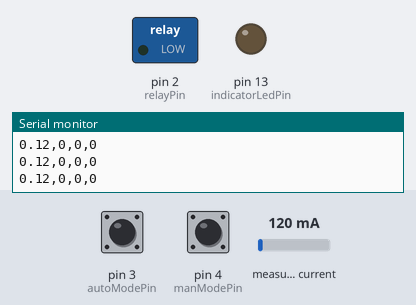
This sketch was run on a simulated Arduino Uno, built with avr-gcc and run on an emulated ATmega328P. Shown: switched loads named in the sketch (green lamp = pin HIGH), output pins drawn as LEDs (lit = HIGH), the last lines printed to the serial monitor. Inputs (shaded band) come from the test bench; at power-on: pin 4 (manModePin) HIGH, pin 3 (autoModePin) HIGH, measured current 120 mA.

Above: at 3.2 s.
3.3 s: pin 4 (manModePin) pulled LOW for 0.15 s
At 3.37 s:
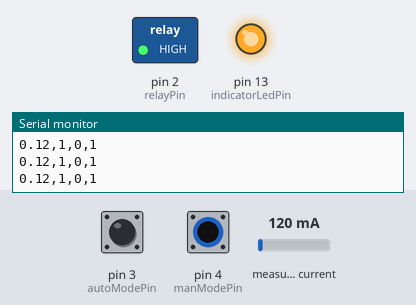
4.9 s: pin 4 (manModePin) pulled LOW for 3.2 s
At 9.5 s:
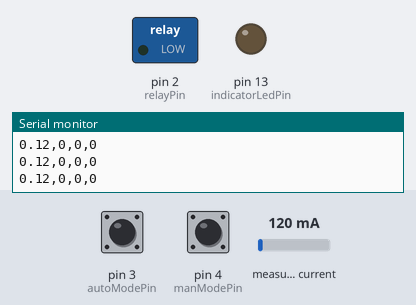
Timing chart, 0 to 11.0 s (numbered marks = the images above; inputs shaded):
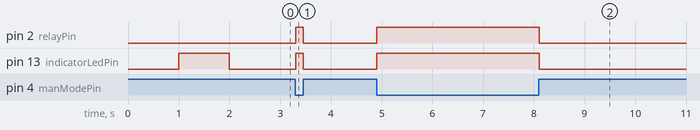

The sketch:

_20180331_133300_Dust-colection-v2.0.ino
```cpp
// (licence header left out)
////////////////////////////////////////////////////////////////////
//                       USER EDITABLE PART                       //
////////////////////////////////////////////////////////////////////

//general definitions are done here change them to your needs
#include "ACS712.h"                                //includes the needed library to run the sensor (link to the library can be found at the top of the sketch)
//#define sensorType ACS712_05B                      //uncomment the type of ACS712 you have and comment the other 2
//#define sensorType ACS712_20A                      //uncomment the type of ACS712 you have and comment the other 2
#define sensorType ACS712_30A                      //uncomment the type of ACS712 you have and comment the other 2
#define DEBUG true                                 //enables/disables the debugging output printing all internal values that can be useful to find bugs or wiring mistakes like a permanently grounded switch
#define baud 9600                                  //defines the speed of communication used for the debugging interface (only needed if debug=true)
#define treshold 0.4                               //defines the minimum current for the arduino to toggle the relay when running automatic mode
#define frequency 50                               //sets the frequency of the power grid in your region
#define relayTriggerLevel HIGH                     //determines the behaviour of the relay when it gets triggered (if your relay activates when recieving a high signal set the flag to HIGH if not set it to LOW)
//#define turnOnTimeout 1000                         //uncomment this if you want the relay to activate delayed to the machine (this only affects the automatic mode)
//#define turnOffTimeout 5000                        //uncomment this if you want the relay to deactivate delayed to the machine in order to let dust exit the piping system to prevent blocking of the pipes(this only affects the automatic mode)

//all external devices are adressed to their connented pins in this section
#define indicatorLedPin LED_BUILTIN                //defines on which digital pin a visual indicator is attached, but because most arduino boards feature a onboard led (most times on pin 13) the variable LED_BUILTIN can be used to adress this led
#define relayPin 2                                 //defines to which digital pin the relay is attached
#define autoModePin 3                              //defines at which digital pin the switch (connecting the pin to GND) that is needed to activate the auto mode is attatched
#define manModePin 4                               //defines at which digital pin the switch (connecting the pin to GND) that is needed to activate the manual mode is attatched
#define sensorPin A0                               //defines at which ANALOG input pin the ACS712 sensor is attached

////////////////////////////////////////////////////////////////////
//DONT CHANGE ANYTHING FROM HERE UNLES YOU KNOW WHAT YOU ARE DOING//
////////////////////////////////////////////////////////////////////
#define Serial if(DEBUG)Serial                    //this piece allows writing serial commands without caring about the state of the debug flag each time you use Serial.___(found at https://forum.arduino.cc/index.php?topic=155268.0)
ACS712 sensor(sensorType, sensorPin);             //the acs712 library gets initialized here and also declares that any corresponding function starts with sensor.___

//global variables are declared here
bool state = 0;                                   //this variable is used to store the curent state of the relais (useful for debugging)
bool lastState = 0;                               //this variable is used to determine if a turnOnTimeout or TurnOffTimeOut has to be executed relating to the fact that it has been previously executed or not

void setup () {
  Serial.begin(baud);
//input/output declarations (all inputs have an active pullup resistor so you need to switch them to gnd)
  pinMode(indicatorLedPin, OUTPUT);
  pinMode(relayPin, OUTPUT);
  pinMode(autoModePin, INPUT_PULLUP);
  pinMode(manModePin, INPUT_PULLUP);
  digitalWrite(indicatorLedPin, LOW);
//pause for 1 second and start calibrating the sensor (indicated by the onboard led), then wait another second and enter the looping program flow
  delay(1000);
  digitalWrite(indicatorLedPin, HIGH);
  float zeroPoint = sensor.calibrate();
  Serial.print("Zero point for sensor is ");
  Serial.print(zeroPoint);
  delay(1000);
  digitalWrite(indicatorLedPin, LOW);
}
//this function is only used to short digitalRead(__) to a quick DRead(__) and to invert the values coming in so that when a switch is closed the value is 1 and not 0
bool DRead(int pin) {
  bool val = digitalRead(pin);
  return !val;
}
//now follows the debugging function used to output several internal values of the arduino
void printString(float current, bool autoMode, bool manMode, bool state) {
  Serial.print(current);
  Serial.print(",");
  Serial.print(manMode);
  Serial.print(",");
  Serial.print(autoMode);
  Serial.print(",");
  Serial.println(state);
}
void set(bool state) {
  int val = state;
  digitalWrite(indicatorLedPin, state);
  if (val == 1) val = relayTriggerLevel;
  else val = !relayTriggerLevel;
//now follows the control structure for turnOn-/Off-Timeout
  if (state == lastState);
  else if (state > lastState) {
    #ifdef turnOnTimeout
    delay(turnOnTimeout);
    #endif
  }
  else if (state < lastState) {
    #ifdef turnOffTimeout
    delay(turnOffTimeout);
    #endif
  }
//and now the value is written to the relay
  digitalWrite(relayPin, val);
  lastState = state;
}
void loop () {
  float current = sensor.getCurrentAC(frequency); //converts the sensor input to a value given in amps and stores this value temporarily for use in the void loop() part (after execution of void loop the variable needs to be declared again)
  bool autoMode = DRead(autoModePin);             //stores the state of the switch for this mode
  bool manMode = DRead(manModePin);               //stores the state of the switch for this mode
  printString(current, autoMode, manMode, state); //gives debug informations via serial
//the following structure checks if manual or automatic mode has to be activated and runs the corresponding functions
  if (manMode) {
    state = 1;
  }
  else if (autoMode) {
    if (current >= treshold) state = 1;
    else state = 0;
  }
  else {
    state = 0;
  }
  set(state);                                     //this passes the relay state to the function which writes the value to the relay in relation to the behavior of the relay
}
```

Measured:
- after the input at 3.3 s, pin 2 (relayPin), pin 13 (indicatorLedPin): LOW → HIGH at once, → LOW 0.15 s later
- after the input at 4.9 s, pin 2 (relayPin), pin 13 (indicatorLedPin): LOW → HIGH at once, → LOW 3.2 s later
